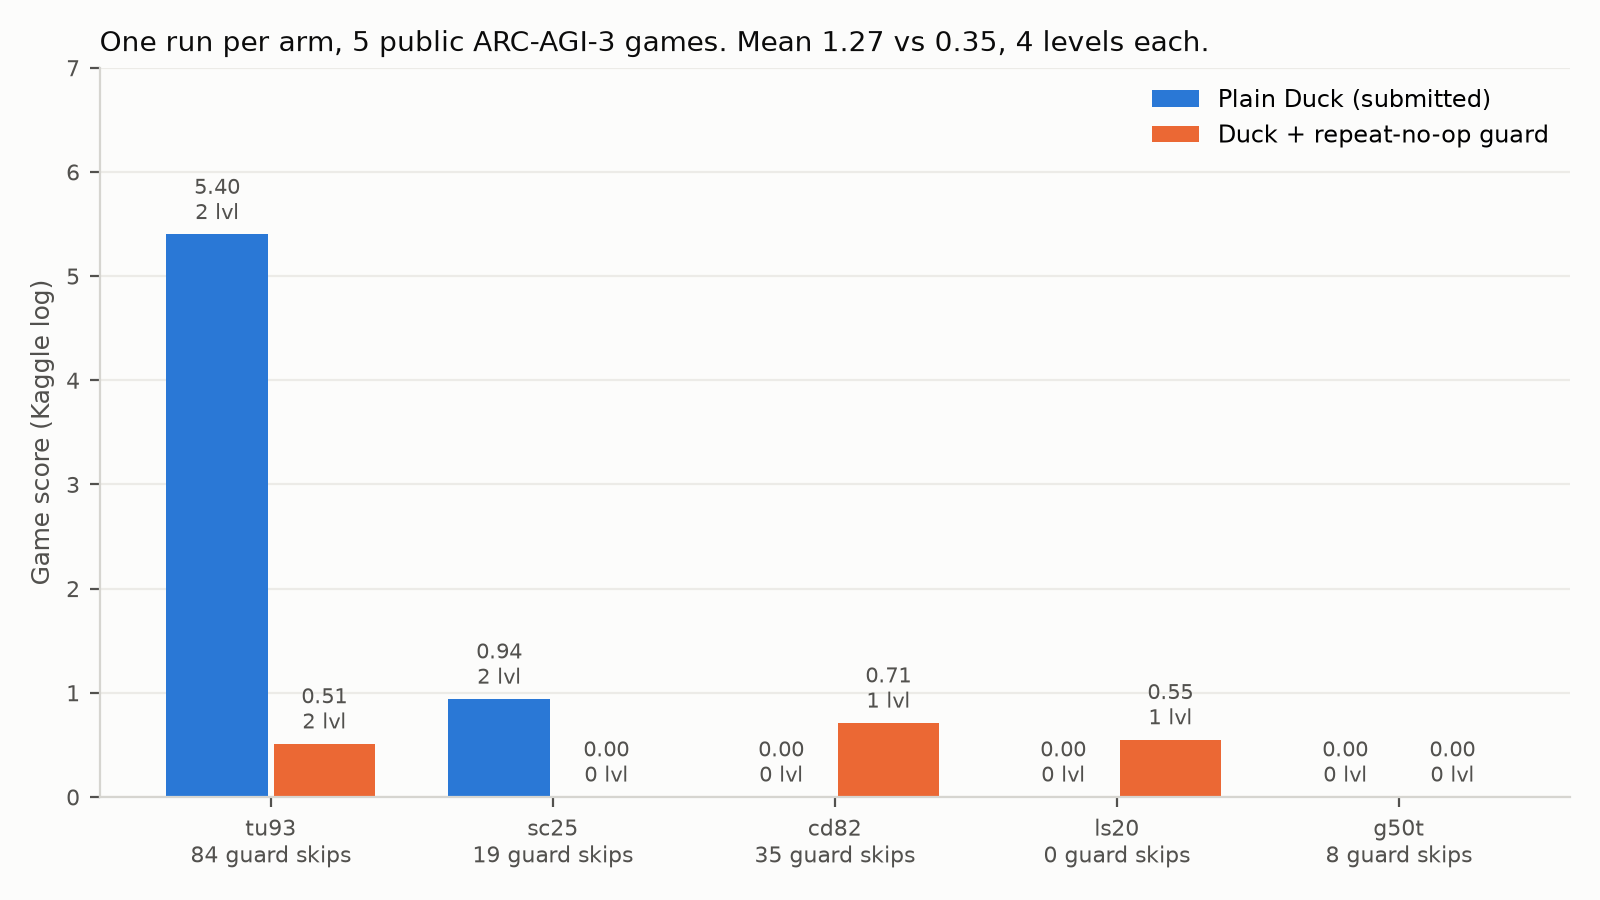

Python code for this plot:
import matplotlib; matplotlib.use("Agg")
import matplotlib.pyplot as plt
# Source: runs/duck-control/summary.txt and runs/duck-deadprobe/summary.txt
games=["tu93","sc25","cd82","ls20","g50t"]
ctrl=[5.40,0.94,0.00,0.00,0.00]; ctrl_lv=[2,2,0,0,0]
grd=[0.51,0.00,0.71,0.55,0.00]; grd_lv=[2,0,1,1,0]
skips=[84,19,35,0,8]
BG="#fcfcfb"; T1="#0b0b0b"; T2="#52514e"; C1="#2a78d6"; C2="#eb6834"
fig,ax=plt.subplots(figsize=(8,4.5),dpi=200); fig.patch.set_facecolor(BG); ax.set_facecolor(BG)
x=range(len(games)); w=0.36
b1=ax.bar([i-w/2-0.01 for i in x],ctrl,w,color=C1,label="Plain Duck (submitted)")
b2=ax.bar([i+w/2+0.01 for i in x],grd,w,color=C2,label="Duck + repeat-no-op guard")
for bars,lv in ((b1,ctrl_lv),(b2,grd_lv)):
    for b,l in zip(bars,lv):
        ax.text(b.get_x()+b.get_width()/2,b.get_height()+0.08,f"{b.get_height():.2f}\n{l} lvl",ha="center",va="bottom",fontsize=7.5,color=T2)
ax.set_xticks(list(x)); ax.set_xticklabels([f"{g}\n{s} guard skips" for g,s in zip(games,skips)],fontsize=8.5,color=T1)
ax.set_ylabel("Game score (Kaggle log)",color=T2,fontsize=9); ax.set_ylim(0,7)
for s in ("top","right"): ax.spines[s].set_visible(False)
for s in ("left","bottom"): ax.spines[s].set_color("#d6d5d0")
ax.tick_params(colors=T2,labelsize=8); ax.yaxis.grid(True,color="#ecebe7",lw=0.8); ax.set_axisbelow(True)
ax.legend(frameon=False,fontsize=8.5,loc="upper right")
ax.set_title("One run per arm, 5 public ARC-AGI-3 games. Mean 1.27 vs 0.35, 4 levels each.",fontsize=10,color=T1,loc="left")
fig.tight_layout(); fig.savefig("ARC-PAPER-FIG1-AB.png",facecolor=BG)
